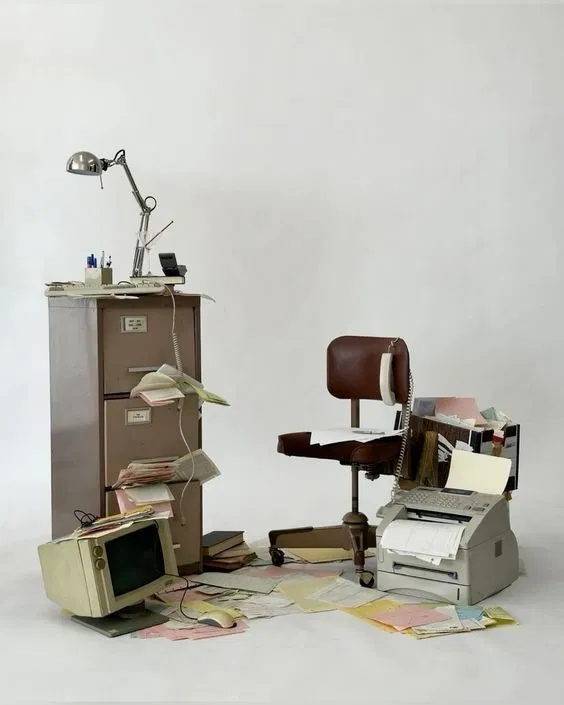
#> input picture general.png, 564 x 705 px
$ python q13.py
#> lines starting #> are read from the running program, lines starting #| are printed output that depends on the picture
### helper.py
import cv2
import numpy as np
import matplotlib.pyplot as plt

IMG_PATH = "general.png"

def load_gray(path=IMG_PATH):
#> called with path = 'general.png'
    img = cv2.imread(path, cv2.IMREAD_GRAYSCALE)
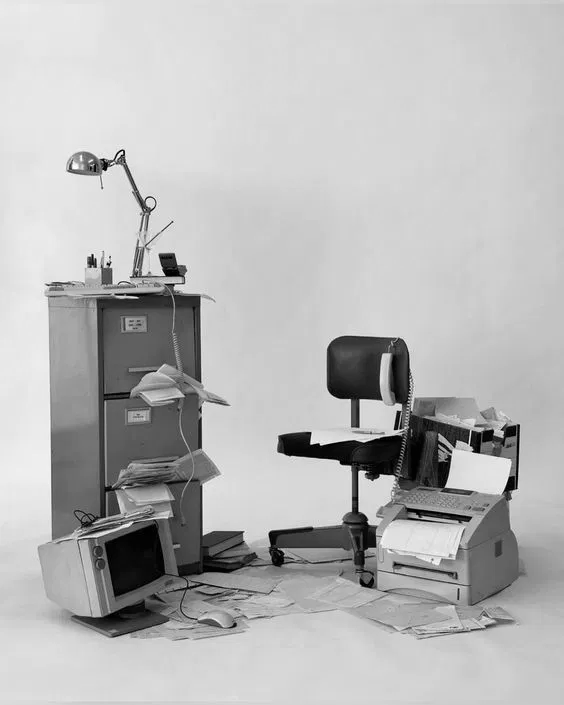
#> img: shape (705, 564); min 0, max 255, mean 183.1
    if img is None:
        raise FileNotFoundError(f"Cannot read '{path}'")
    return img


# [5 lines left out: function load_color, not called in this run]


def to_u8(a):
    a = np.asarray(a, dtype=np.float64)
    return np.uint8(255 * (a - a.min()) / (a.max() - a.min() + 1e-12))


def show(images, titles, cols=3, size=4):
    rows = -(-len(images) // cols)
    _, axes = plt.subplots(rows, cols, figsize=(size * cols, size * rows))
    axes = np.atleast_1d(axes).ravel()
    for ax in axes:
        ax.axis("off")
    for ax, im, t in zip(axes, images, titles):
        ax.imshow(im, cmap="gray", vmin=0, vmax=255)
        ax.set_title(t)
    plt.tight_layout()
    plt.show()


#(for Q12, Q13, Q15)
def dist_grid(shape):
    """Distance of every frequency sample from the centre of the shifted spectrum."""
    M, N = shape
    u = np.arange(M) - M // 2
    v = np.arange(N) - N // 2
    return np.hypot(u[:, None], v[None, :])


def gaussian_lp(shape, d0):
    return np.exp(-dist_grid(shape) ** 2 / (2 * d0 ** 2))


def butterworth_lp(shape, d0, n=2):
    return 1.0 / (1.0 + (dist_grid(shape) / d0) ** (2 * n))


def apply_filter(img, H):
    F = np.fft.fftshift(np.fft.fft2(img.astype(np.float64)))
    return np.real(np.fft.ifft2(np.fft.ifftshift(F * H)))

### q13.py
import numpy as np
from helper import load_gray, show, to_u8, gaussian_lp, butterworth_lp, apply_filter

img = load_gray().astype(np.float64)
D0, k = 30, 1.5

Hg = 1 - gaussian_lp(img.shape, D0)
Hb = 1 - butterworth_lp(img.shape, D0, n=2)

hp_g, hp_b = apply_filter(img, Hg), apply_filter(img, Hb)
#> in apply_filter, `return np.real(np.fft.ifft2(np.fft.ifftshift(F * H)))`:
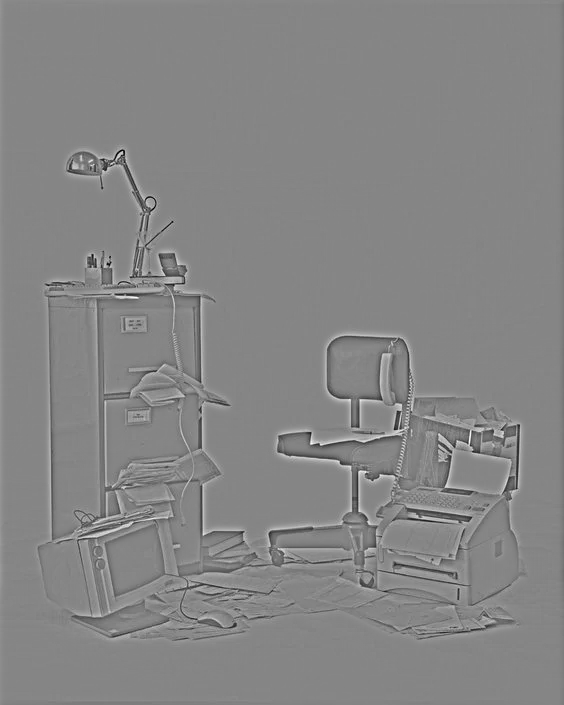
#> returned value: shape (705, 564) float64; min -168.6, max 153.2, mean 0; drawn with min black and max white
sharp_g = np.clip(img + k * hp_g, 0, 255)  # high-frequency emphasis
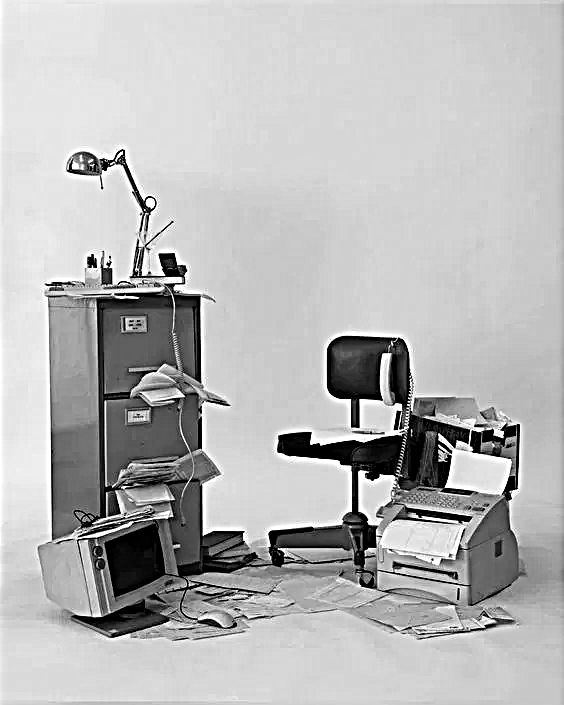
#> sharp_g: shape (705, 564) float64; min 0, max 255, mean 183.8
sharp_b = np.clip(img + k * hp_b, 0, 255)

show(
    [img, to_u8(np.abs(hp_g)), sharp_g, to_u8(Hg),
     img, to_u8(np.abs(hp_b)), sharp_b, to_u8(Hb)],
    ["Original", "Gaussian HPF output", "Gaussian sharpened", "Gaussian HPF response",
     "Original", "Butterworth HPF output", "Butterworth sharpened", "Butterworth HPF response"],
    cols=4,
)
#> in to_u8, `a = np.asarray(a, dtype=np.float64)`:
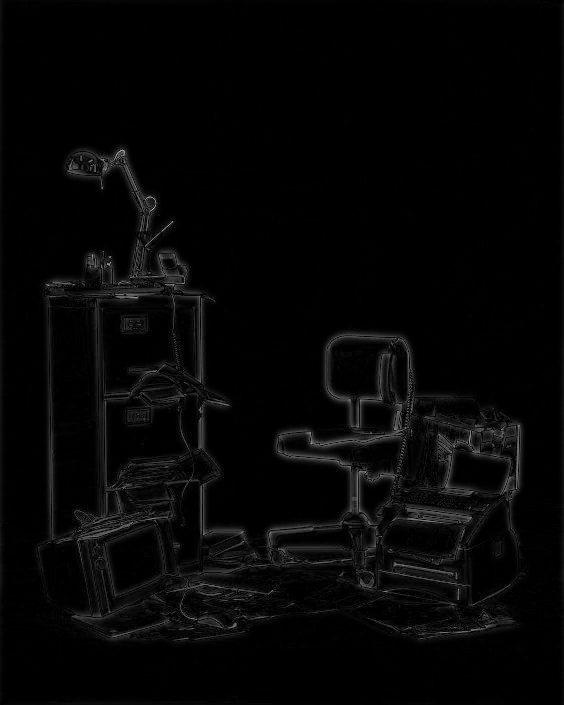
#> a: shape (705, 564) float64; min 6.7e-09, max 168.6, mean 6.1
#> in to_u8, `return np.uint8(255 * (a - a.min()) / (a.max() - a.min() + 1e-12))`:
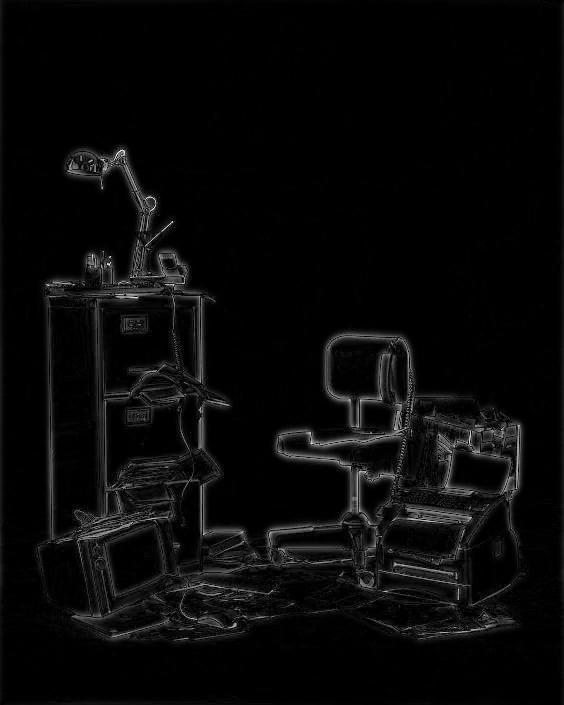
#> returned value: shape (705, 564); min 0, max 254, mean 8.8
#> in to_u8 (call 2), `a = np.asarray(a, dtype=np.float64)`:
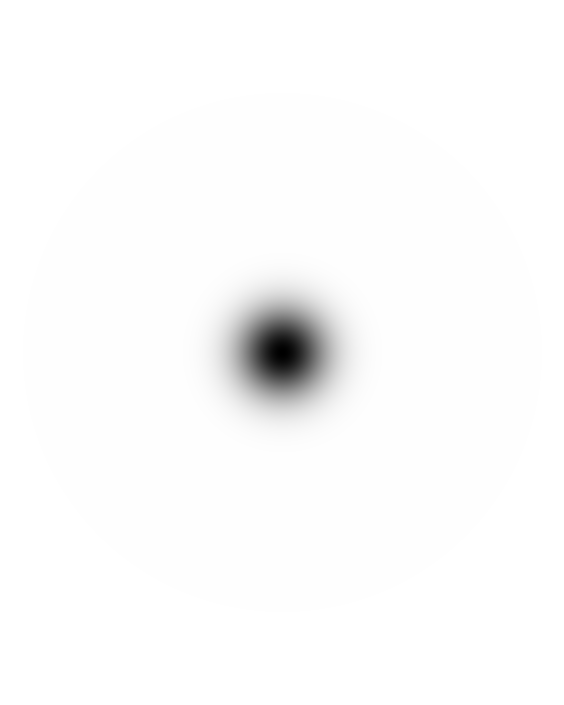
#> a: shape (705, 564) float64; min 0, max 1, mean 0.986
#> in show, `rows = -(-len(images) // cols)`: rows = 2
#> the loop in show, `for ax in axes:` made 8 passes
#> the loop in show, `for ax, im, t in zip(axes, images, titles):` made 8 passes
#> t on passes 1 to 8: 'Original', 'Gaussian HPF output', 'Gaussian sharpened', 'Gaussian HPF response', 'Original', 'Butterworth HPF output', 'Butterworth sharpened', 'Butterworth HPF response'

$ run again, with lines.png copied over general.png
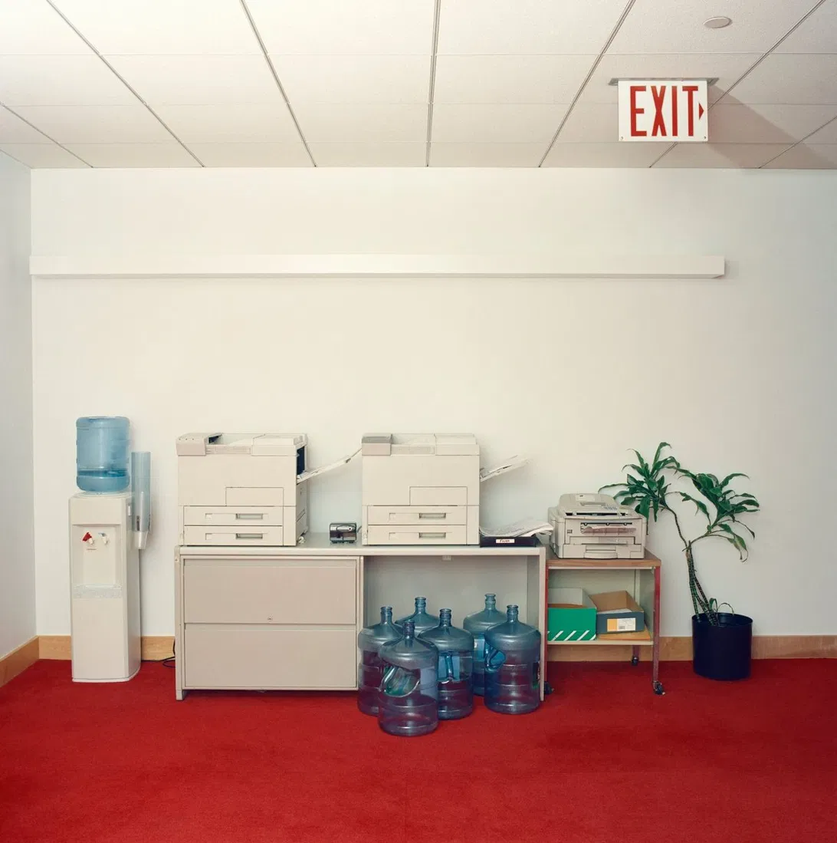
#> input picture lines.png, 837 x 843 px, shrunk from 1092 x 1099 before the run
#> in to_u8, `return np.uint8(255 * (a - a.min()) / (a.max() - a.min() + 1e-12))`:
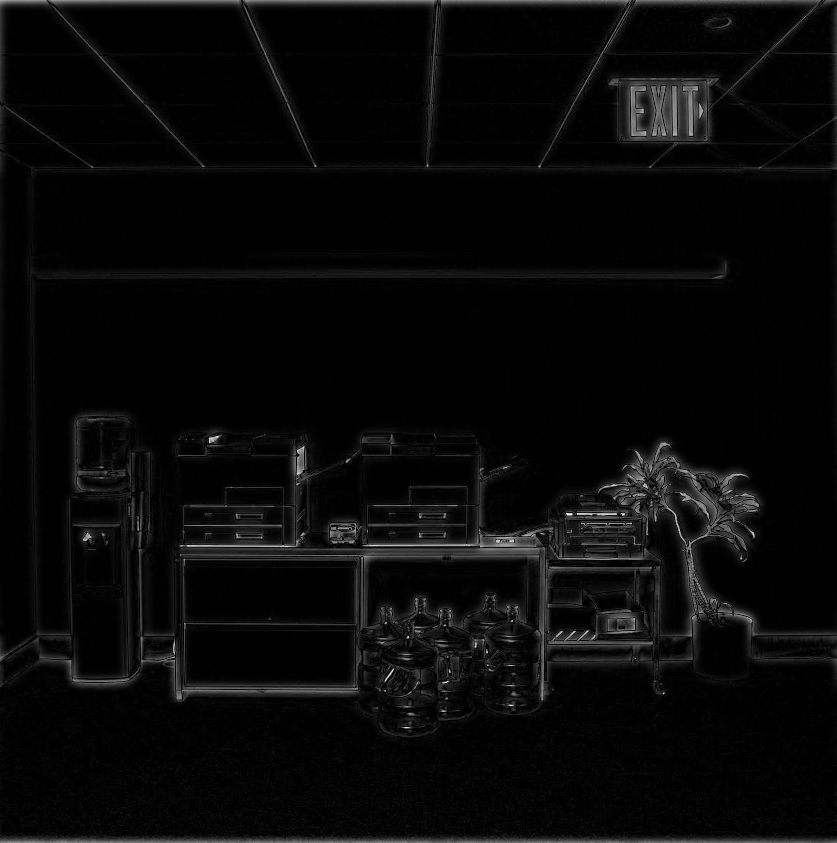
#> returned value: shape (843, 837); min 0, max 254, mean 8.5
#> in to_u8 (call 2), `a = np.asarray(a, dtype=np.float64)`:
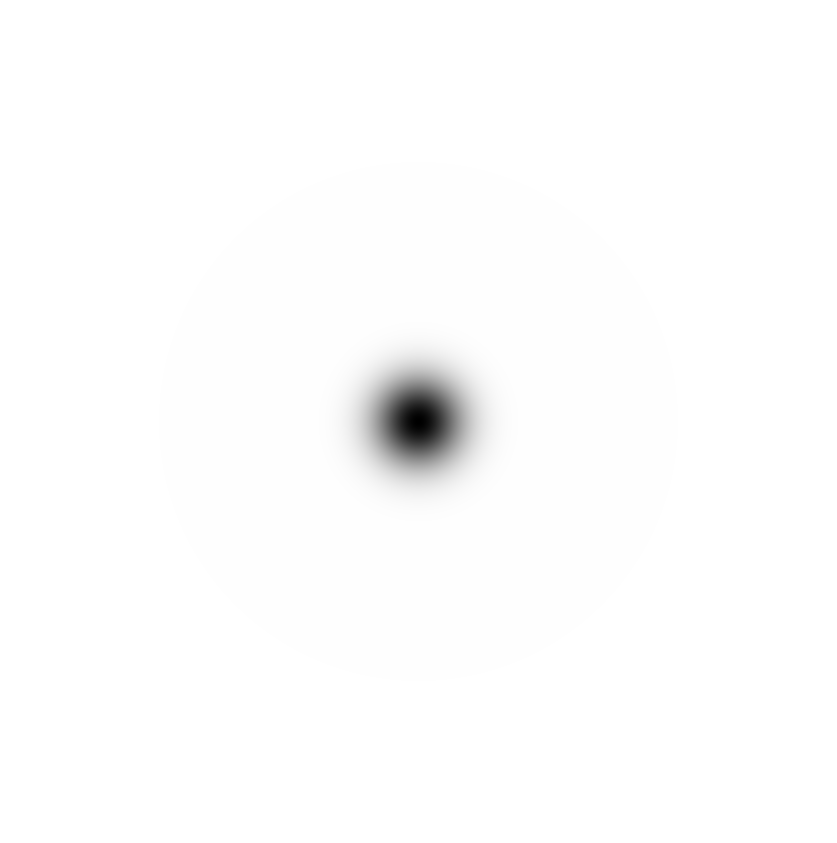
#> a: shape (843, 837) float64; min 0, max 1, mean 0.992
#> rows = 2
#> the loop in show, `for ax in axes:` made 8 passes
#> the loop in show, `for ax, im, t in zip(axes, images, titles):` made 8 passes
#> t on passes 1 to 8: 'Original', 'Gaussian HPF output', 'Gaussian sharpened', 'Gaussian HPF response', 'Original', 'Butterworth HPF output', 'Butterworth sharpened', 'Butterworth HPF response'
